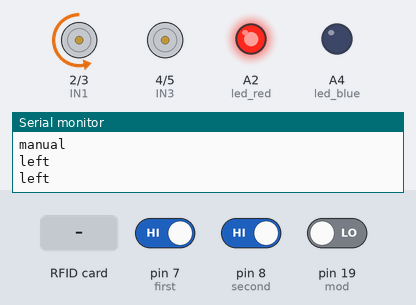
Simulated run of this sketch. Board: Arduino Uno, built with avr-gcc and run on an emulated ATmega328P. On the bench: motor-driver pin pairs drawn as motors (green arrow = first pin HIGH = forward, orange = second pin HIGH = backward, longer = more drive, scaled by the enable pin), output pins drawn as LEDs (lit = HIGH), the last lines printed to the serial monitor. The test bench sets the inputs (shaded band); at power-on: pin 7 (first) HIGH, pin 8 (second) HIGH, pin 19 (mod) LOW. Pins used as bus, display or sensor lines are not drawn.

Above: at 1.2 s.
1.3 s: pin 7 (first) driven LOW
At 3.37 s:
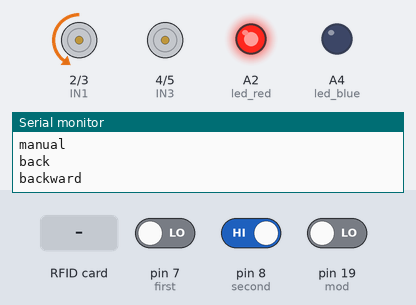
7.9 s: pin 8 (second) driven LOW
14.1 s: RFID card 36 70 16 7E held to the reader
At 16.6 s:
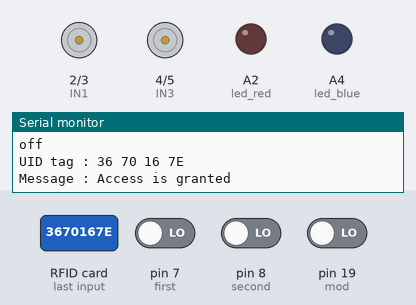
19.0 s: RFID card 5E 7A 19 C4 held to the reader
At 22.3 s:
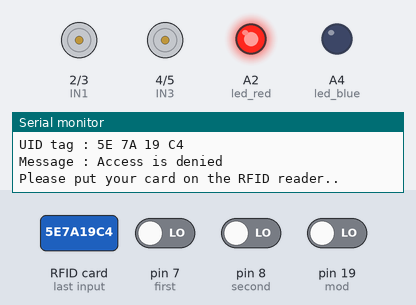
22.6 s: pin 7 (first) driven HIGH
29.2 s: RFID card 36 70 16 7E held to the reader
At 33.37 s:
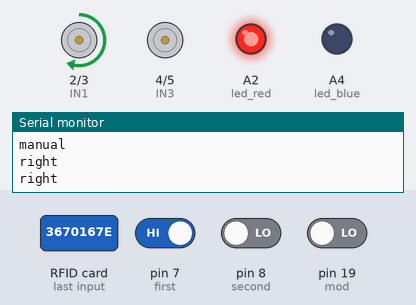
Timing chart, 0 to 33.7 s (numbered marks = the images above; inputs shaded):
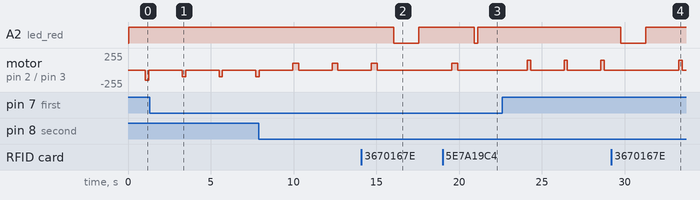

The sketch:

ard.ino
```cpp
//void setup() {
//// Open serial communications and wait for port to open:
//Serial.begin(115200);
//while (!Serial) {
//; // wait for serial port to connect. Needed for native USB port only
//}
//}
//void loop() { // run over and over
//if (Serial.available()) {
//Serial.write(Serial.read());
//}
//}

//------- ultrasonic----------
//const int pingPin = 6; // Trigger Pin of Ultrasonic Sensor
//const int echoPin = 5; // Echo Pin of Ultrasonic Sensor

//const int pingPin = A1; // Trigger Pin of Ultrasonic Sensor
//const int echoPin = A0; // Echo Pin of Ultrasonic Sensor

//------- RFID----------
//RFID
// 36 70 16 7E
#include <SPI.h>
#include <MFRC522.h>
#define RST_PIN         9          // Configurable, see typical pin layout above
#define SS_PIN          10         // Configurable, see typical pin layout above

MFRC522 mfrc522(SS_PIN, RST_PIN);  // Create MFRC522 instance

#define NOTE_G4  392
#define NOTE_C5  523
#define NOTE_G5  784
#define NOTE_C6  1047

int granted = 0;
int led_red = A2;      // access denied
int led_green = A3;    // access granted
int led_blue = A4; // indicating 3 RFID granted access

//------- motors ----------
char dir = 0;
int ENA = 6; // MCU PWM Pin 10 to ENA on L298n Board
int IN1 = 2;
int IN2 = 3;

int ENB = 9;  // MCU PWM Pin 9 to ENB on L298n Board
int IN3 = 4;
int IN4 = 5;

// pins from esp to control
int first = 7;
int second = 8;
int first_in = 0;
int second_in = 0;
int mod = 19; //A5  // to check mode whether automatic or manual
int state = 1;  // if 0 automatic, if 1 manual

void setup() {
  // Open serial communications and wait for port to open:
  Serial.begin(115200);
  //  while (!Serial) {
  //    ; // wait for serial port to connect. Needed for native USB port only
  //  }

  //------- RFID----------
  //   while (!Serial);      // Do nothing if no serial port is opened (added for Arduinos based on ATMEGA32U4)
  SPI.begin();          // Init SPI bus
  mfrc522.PCD_Init();   // Init MFRC522
  Serial.println("Please put your card on the RFID reader..");

  pinMode(led_red, OUTPUT);  // sets the pin as output
  pinMode(led_green, OUTPUT);
  pinMode(led_blue, OUTPUT);
  analogWrite(led_red, 200);

  //------- motors ----------
  pinMode(ENA, OUTPUT); //Set all the L298n Pin to output
  pinMode(ENB, OUTPUT);
  pinMode(IN1, OUTPUT);
  pinMode(IN2, OUTPUT);
  pinMode(IN3, OUTPUT);
  pinMode(IN4, OUTPUT);

  pinMode(first, INPUT);
  pinMode(second, INPUT);
  pinMode(mod, INPUT);
}


//------- ultrasonic function----------
//
//void obstacle(long distance) {
//  char direc;
//  if (distance < 18)
//  {
//    direc = Serial.read();
//    walk(direc);
//
//    Serial.print("Stop \n");
//    off();
//    delay(500);
//
//    direc = Serial.read();
//    walk(direc);
//
//    Serial.print("movebackword \n");
//    backward();
//    delay(500);
//
//    direc = Serial.read();
//    walk(direc);
//
//    Serial.print("Stop \n");
//    off();
//    delay(100);
//
//    direc = Serial.read();
//    walk(direc);
//
//    Serial.print("left \n");
//    left();
//    delay(500);
//
//    direc = Serial.read();
//    walk(direc);
//
//    Serial.print("Stop \n");
//    off();
//    delay(100);
//
//    direc = Serial.read();
//    walk(direc);
//
//    Serial.print("front \n");
//    forward();
//    delay(1000);
//
//    direc = Serial.read();
//    walk(direc);
//
//    Serial.print("Stop \n");
//    off();
//    delay(100);
//
//    direc = Serial.read();
//    walk(direc);
//
//    Serial.print("right \n");
//    right();
//    delay(500);
//
//    direc = Serial.read();
//    walk(direc);
//
//    Serial.print("Stop \n");
//    off();
//    delay(100);
//
//    direc = Serial.read();
//    walk(direc);
//
//    Serial.print("front \n");
//    forward();
//    delay(500);
//
//    direc = Serial.read();
//    walk(direc);
//
//  }
////}
//
//long microsecondsToCentimeters(long microseconds) {
//  return microseconds / 29 / 2;
//}


void loop() // run over and over
{
  delay(1000);
  first_in = digitalRead(first);
  second_in = digitalRead(second);
  //  Serial.print("first_in ");
  //  Serial.println(first_in);
  //  Serial.print("second_in ");
  //  Serial.println(second_in);
  state = digitalRead(mod);
  //  Serial.write("state \n");
  //  Serial.write(state);
  //  Serial.write("\n");

  if (state == 2) // automatic
  {
    Serial.println("automatic");
    if (Serial.available())
    {
      dir = Serial.read();
    }

    //------- ultrasonic----------
    //  long duration, inches, cm;
    //  pinMode(pingPin, OUTPUT);
    //  digitalWrite(pingPin, LOW);
    //  delayMicroseconds(2);
    //  digitalWrite(pingPin, HIGH);
    //  delayMicroseconds(10);
    //  digitalWrite(pingPin, LOW);
    //  pinMode(echoPin, INPUT);
    //  duration = pulseIn(echoPin, HIGH);
    //  cm = microsecondsToCentimeters(duration);
    //  Serial.print(cm);
    //  Serial.print("cm");
    //  Serial.println();
    //  delay(500);

    //  obstacle(cm);

  }
  else if (state == 1 || state == 0) // manual
  {
    Serial.println("manual");
    if (first_in == 0 & second_in == 0)
    {
      dir = 'F';
      Serial.println("front");
    }
    else if (first_in == 0 & second_in == 1)
    {
      dir = 'B';
      Serial.println("back");
    }
    else if (first_in == 1 & second_in == 0)
    {
      dir = 'R';
      Serial.println("right");
    }
    else if (first_in == 1 & second_in == 1)
    {
      dir = 'L';
      Serial.println("left");
    }
    //      Serial.println(dir);
  }

  switch (dir) {

    case 'F': // forward
      Serial.write("forward \n");
      forward();
      delay(350);
      Serial.write("off \n");
      off();
      delay(1000);
      dir = 'O';
      break;

    case 'B': //backward
      Serial.write("backward \n");
      backward();
      delay(200);
      Serial.write("off \n");
      off();
      delay(1000);
      dir = 'O';
      break;

    case 'R': //right
      Serial.write("right \n");
      right();
      delay(200);
      //      forward();
      //      delay(2000);
      Serial.write("off \n");
      off();
      delay(1000);
      dir = 'O';
      break;

    case 'L': //left
      Serial.write("left \n");
      left();
      delay(200);
      //      forward();
      //      delay(2000);
      Serial.write("off \n");
      off();
      delay(1000);
      dir = 'O';
      break;

    case 'O': // off
      off();
      Serial.write("off \n");
      delay(1000);
      dir = 'O';
      break;
  }

  //------- RFID----------
  // Reset the loop if no new card present on the sensor/reader. This saves the entire process when idle.
  if ( ! mfrc522.PICC_IsNewCardPresent()) {
    return;
  }

  // Select one of the cards
  if ( ! mfrc522.PICC_ReadCardSerial()) {
    return;
  }

  //Show UID on serial monitor
  Serial.print("UID tag :");
  String RFIDtag = "";
  byte letter;
  for (byte i = 0; i < mfrc522.uid.size; i++)
  {
    Serial.print(mfrc522.uid.uidByte[i] < 0x10 ? " 0" : " ");
    Serial.print(mfrc522.uid.uidByte[i], HEX);
    RFIDtag.concat(String(mfrc522.uid.uidByte[i] < 0x10 ? " 0" : " "));
    RFIDtag.concat(String(mfrc522.uid.uidByte[i], HEX));
  }
  Serial.println();
  Serial.print("Message : ");
  RFIDtag.toUpperCase();

  if ( RFIDtag.substring(1) == "36 70 16 7E" )//Change the 00 00 00 00 to your UID card number that you want to give access

  {
    Serial.println("Access is granted");
    granted = granted + 1;
    digitalWrite(led_green, HIGH);
    digitalWrite(led_red, LOW);
    if (granted == 3)
    {
      Serial.println("you passed three times");
      digitalWrite(led_blue, HIGH);
      granted = 0;
      //      delay(1500);
      //      digitalWrite(led_blue,LOW);
    }
    //    playTrueMelody();
    //    digitalWrite(GREEN_LED,HIGH);
    //    digitalWrite(RED_LED,LOW);
    delay(1500);
    digitalWrite(led_green, LOW);
    digitalWrite(led_blue, LOW);
    digitalWrite(led_red, HIGH);
    Serial.println("\n");
    Serial.println("Please put your card on the RFID reader.. \n");

  }

  else   {
    Serial.println("Access is denied");
    //    playFalseMelody();
    digitalWrite(led_green, LOW);
    digitalWrite(led_red, LOW);
    delay(200);
    digitalWrite(led_red, HIGH);
    delay(1000);
    Serial.println("Please put your card on the RFID reader..");
  }

  delay(1000);
}

//------- motors functions----------
void forward()
{
  analogWrite(ENA, 100);
  analogWrite(ENB, 100);
  // Run the motors on both direction at fixed speed
  digitalWrite(IN1, HIGH); // Turn HIGH motor A
  digitalWrite(IN2, LOW);
  //  analogWrite(ENA, 200); // TO set the turning speed to 200 out of possible range 0 to 255

  digitalWrite(IN3, HIGH); // turn HIGH motor B
  digitalWrite(IN4, LOW);  // To set the turning speed to 200 out of possible range 0 to 255
  //  analogWrite(ENB, 200);
}

void backward()
{
  analogWrite(ENA, 100);
  analogWrite(ENB, 100);
  digitalWrite(IN1, LOW);
  digitalWrite(IN2, HIGH);
  digitalWrite(IN3, LOW);
  digitalWrite(IN4, HIGH);
}

void off()
{
  digitalWrite(IN1, LOW); // Turn the motor off
  digitalWrite(IN2, LOW); // Turn the motor off
  digitalWrite(IN3, LOW); // Turn the motor off
  digitalWrite(IN4, LOW); // Turn the motor off
}

void right()
{
  analogWrite(ENA, 150);
  analogWrite(ENB, 150);
  // Run the motors on both direction at fixed speed
  digitalWrite(IN1, HIGH); // Turn HIGH motor A
  digitalWrite(IN2, LOW);

  digitalWrite(IN3, LOW); // turn HIGH motor B
  digitalWrite(IN4, HIGH);
}

void left()
{
  analogWrite(ENA, 150);
  analogWrite(ENB, 150);
  // Run the motors on both direction at fixed speed
  digitalWrite(IN1, LOW); // Turn HIGH motor A
  digitalWrite(IN2, HIGH);

  digitalWrite(IN3, HIGH); // turn HIGH motor B
  digitalWrite(IN4, LOW);
}
```

Measured:
- after the input at 14.1 s, A2 (led_red): HIGH → LOW after 2.0 s, → HIGH 1.5 s later; motor on pin 2 (IN1) / pin 3 (IN2): goes on until 15.1 s, then stays stopped
- after the input at 19.0 s, A2 (led_red): HIGH → LOW after 1.9 s, → HIGH 0.20 s later; motor on pin 2 (IN1) / pin 3 (IN2): goes on until 19.9 s, then stays stopped
- after the input at 29.2 s, A2 (led_red): HIGH → LOW after 0.57 s, → HIGH 1.5 s later
- by itself, motor on pin 2 (IN1) / pin 3 (IN2): alternates backward 100/255 for 0.20 s and stopped for 2.0 s
